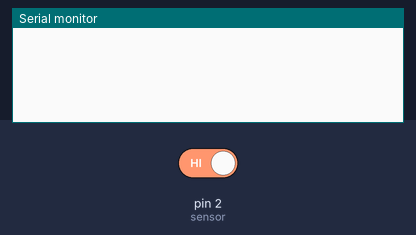
A sketch run on a simulated Arduino Uno, built with avr-gcc and run on an emulated ATmega328P. Shown: the last lines printed to the serial monitor. The inputs (shaded band) are chosen by the test bench; at power-on: pin 2 (sensor) HIGH.

Above: at 1.2 s.
1.3 s: pin 2 (sensor) driven LOW
At 2.2 s:
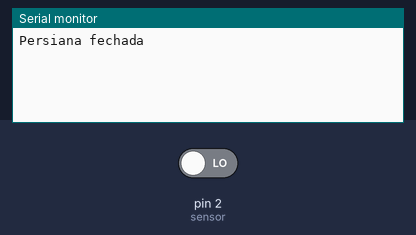
2.8 s: pin 2 (sensor) driven HIGH
At 3.3 s:
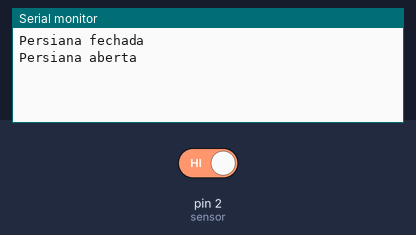

The sketch:

Infravermelho.ino
```cpp
// quando o sensor detecta objeto, envia 0. nao detecta, envia 1.

#define sensor 2


void setup() {
  Serial.begin(9600);
  pinMode (sensor, INPUT);

  attachInterrupt(digitalPinToInterrupt(sensor), infra, CHANGE); //Interrupção
}

void loop() {
}

void infra(){
  int estado = digitalRead(sensor);
  if (estado==0) {
    Serial.println("Persiana fechada");
  }
  else {
    Serial.println("Persiana aberta");
  }
  delay(1000);
}
```

Measured:
- after the input at 1.3 s, the serial monitor: prints a new line at once (image 1)
- after the input at 2.8 s, the serial monitor: prints a new line at once (image 2)
